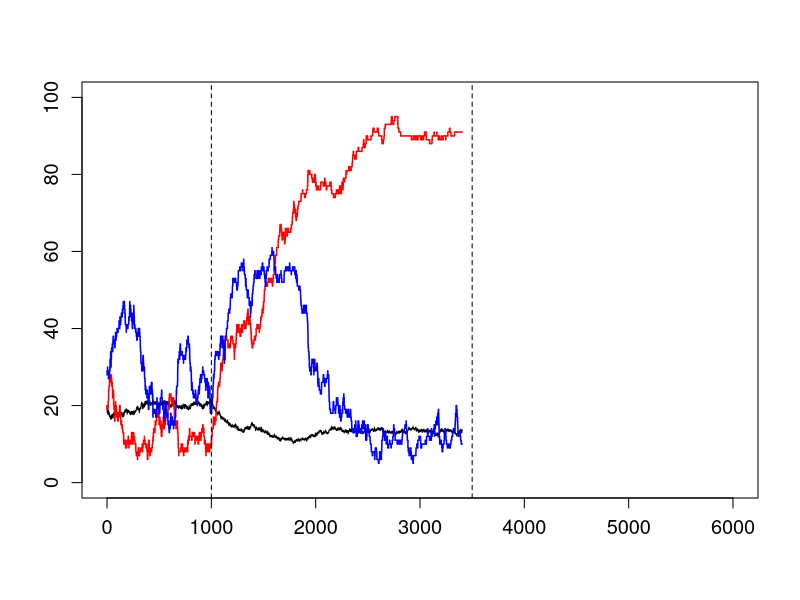

Source code (R): (Note: a time limit stopped this script after it produced the figure.)
#-------------------------------------------------------------#
#                  Neural Network Decison Model               #
#                        Marcin Penconek                      #
#-------------------------------------------------------------#


# Model for SAT Analysis with Firing Rate Threshold

# model with random inputs speed-accuracy trade-off
# density: 0.55 i 0.36
# iterations: 100000

# fixed firing 
# 0.07
# 0.006



#----------------------------------------------
# SECTION 1: Functions
#----------------------------------------------

Grouping_variable = function() {
  
  size <- n_groups*n_size + N_size
  ggroups <- c(rep(1:n_groups, each = n_size, len = n_groups*n_size), rep(n_groups + 1, len = N_size))
  groups <- matrix(0, nrow = size, ncol = n_groups + 2)
  groups[ ,1] <- ggroups
  for(i in 1:size) {
    groups[i, ggroups[i] + 1] <- 1
  }
  return(groups)
}


#----------------------------------------------
# Defining network connections


Network_definition = function() {
  
  network_connections <- matrix(FALSE, nrow = size, ncol = size)
  u <- runif(size*size, min = 0, max = 1)
  
  for(i in 1:size) {
    for(j in 1:size) {
      if((groups[i, 1] == n_groups + 1) & (groups[j, 1] == n_groups + 1)) {
        if(u[size*(i-1) + j] < N_density) {
          network_connections[i, j] <- TRUE
        }
      } else if(groups[i, 1] == groups[j, 1]) {
        if(u[size*(i-1) + j] < n_density) {
          network_connections[i, j] <- TRUE
        }
      } else {
        if(u[size*(i-1) + j] < n_to_N_density) {
          network_connections[i, j] <- TRUE
        }
      }
    }
  }
  return(network_connections)
}


#----------------------------------------------
# Initiating the network with random inputs

Network_init = function() {
  
  prob_s <- runif(size, min = 0, max = 1)
  t <- rexp(size, rate = r_default)
  s <- logical(size)
  
  for(i in 1:size) {
    if(prob_s[i] < inhibition_level) {
      s[i] <- TRUE
      t[i] <- rexp(1, rate = r_active)
    }
    else {
      s[i] <- FALSE
    }
  }
  state <- matrix(0, nrow = size, ncol = 2)
  state[ ,1] <- s
  state[ ,2] <- t
  
  return(state)
}


#-----------------------------------------------
# Defining stimulus (non-random) - n_A, n_B can be non-integer

Stimulus_definition_non_random = function() {
  
  stimulus <- c(rep(n_A, len = to_A), numeric(n_size - to_A), 
                rep(n_B, len = to_B), numeric(n_size - to_B), numeric(size - 2*n_size))
  
  return(stimulus)
}


#-----------------------------------------------
# Defining stimulus (time-random) - VERSION #4 (n_A, n_B can be non-integer)

Stimulus_definition_t_random = function(duration, input_A, input_B) {
  
  stimulus <- matrix(0, nrow = duration, ncol = size)
  
  connect_A <- rep(1, len = to_A)
  connect_B <- rep(1, len = to_B)
  
  r_A <- rpois(duration, lambda = input_A)
  r_B <- rpois(duration, lambda = input_B)
  
  for(k in 1:duration) {
    stimulus[k, ] <- c(connect_A*r_A[k], numeric(n_size - to_A), 
                       connect_B*r_B[k], numeric(n_size - to_B), numeric(size - 2*n_size))
  }
  return(stimulus)
}




#----------------------------------------
# Network evolution function

Network_evolution = function() {
  
  current_time <- 0
  current_stimulus <- numeric(size)
  stimulus_finished <- 0
  active_groups <- numeric(n_groups + 1)

  s <- state[ ,1]
  t <- state[ ,2]
  k <- 1

  simulation <- matrix(0, nrow = number_of_iterations, ncol = (1 + n_groups + 1 + 3))

  for(j in 1:number_of_iterations) {
    
    if(current_time > event_starts & current_time < event_ends) {
      current_stimulus <- stimulus[k,]
      k <- round((current_time - event_starts)/fixed_for) + 1
    }
    
    if(stimulus_finished == 0 & current_time > event_ends) {
      current_stimulus <- numeric(size)
      stimulus_finished <- 1
    }

    # Defining the neuron with the lowest t
    # Changing its state based on the activity of other neurons it is connected to
    
    current_time <- min(t)
    for(i in 1:size) if(t[i] == current_time) { Min_i <- i }
    
    for(i in 1:(n_groups + 1)) {
      active_groups[i] <- sum(s*groups[ ,i + 1])
    }
    
    simulation[j, ] <- c(current_time, active_groups, Min_i, 0, 0)

    active <- sum(s)    
    cutoff <- (active/size)^2/inhibition_level
    
    active_connections <- sum(s*network_connections[Min_i, ])
    all_connections <- sum(network_connections[Min_i, ])
    
    change_factor <- (current_stimulus[Min_i] + active_connections)/(current_stimulus[Min_i] + all_connections)
    
    if(change_factor > cutoff) {
      s[Min_i] <- 1
      t[Min_i] <- current_time + 1/r_active
    } else {
      s[Min_i] <- 0
      t[Min_i] <- current_time + rexp(1, rate = r_default)
    }
    
    simulation[j, 6] <- s[Min_i]*(Min_i <= 100)
    simulation[j, 7] <- s[Min_i]*(Min_i > 100 & Min_i <= 200)
    
  }
  return(simulation)
}

#----------------------------------------------
# Visualization
  
Activation_plot <- function(x, y1, y2, y3, decision) {
  
  #  if(decision[1] == 1) {
  #    decision_text <- c("A won: ", decision[2])
  #  } else if(decision[1] == -1) {
  #    decision_text <- c("B won: ", decision[2])
  #  } else {
  #    decision_text <- c("", "")
  #  }
  
  if(decision[1] == 0) {
    dectext <- "" 
  } else { 
    dectext <- round(decision[2], 0)
  }
  
  
  plot(x, y3, ylim = c(0,100), xlim = c(0,6000), type = "l",  
       #xlab = "Time (ms)", ylab = "% active", 
       xlab = "", ylab = "", 
       main = "a                                                                                                                                     ", 
       cex.main = 1.5, cex.axis = 1.2)
  lines(x, y1, type = "l", col = "red", lwd=1.5)
  lines(x, y2, type = "l", col = "blue", lwd=1.5)
  legend(decision[2]-200, 105, legend = dectext, cex = 1.2, bty="n")
  if(decision[1] != 0) {abline(v = decision[2])}
  if(n_A + n_B >0) {
    abline(v = event_starts, lwd=1, lty=2)
    abline(v = event_ends, lwd=1, lty=2)
  } else {
      legend(200, 100, legend = c("A", "B"), cex = 1.5, lwd=c(3,3), col=c("red","blue"), bty = "n")
    }
}



Freq_Analysis <- function(beg_index, end_index) {
  
  A_count <- sum(simulation[beg_index:end_index, 6])
  B_count <- sum(simulation[beg_index:end_index, 7])
  time_bin <- (simulation[end_index, 1] - simulation[beg_index, 1])/1000
  
  return(c((A_count/100)/time_bin, (B_count/100)/time_bin, time_bin))
}


Which_wins_when <- function(bound) {
  
  bound_level <- 0
  bound_time <- 0
  pool_A <- 0
  pool_B <- 0
  which_wins <- 0
  
  i <- 1
  while(simulation[i, 1] < event_starts + 30) {
    i <- i + 1
  }
  freq <- Freq_Analysis(i - updates_per_30ms, i)
  
  while(max(freq[1], freq[2]) < bound & i + freq_step < number_of_iterations) {
    i <- i + freq_step
    freq <- Freq_Analysis(i - updates_per_30ms, i)
  }
  
  if(i + freq_step + 1 < number_of_iterations) { 
    bound_level <- max(freq[1], freq[2])
    bound_time <- simulation[i, 1]
    pool_A <- freq[1]
    pool_B <- freq[2]
    which_wins <- sign(freq[1] - freq[2])
  }
  
  return(c(bound_level, bound_time, pool_A, pool_B, which_wins))
}



#----------------------------------------------
# SECTION 2.PARAMETERS
#----------------------------------------------

# Network Parameters

N_size <- 800
n_groups <- 2
n_size <- 100
size <- n_groups*n_size + N_size

n_density <- 0.55
n_to_N_density <- 0.36
N_density <- 0.36


#----------------------------------------------
# Global parameters

inhibition_level <- 0.2
r_default <- 0.006
r_active <- 0.07


#----------------------------------------------
# Simulation parameters

number_of_iterations <- 65000

to_A <- 50
to_B <- 50
fixed_for <- 30

#contrast levels: 4.98%, 6.39%, 8.21%, 10.54%, 13.53%
#n_A levels: 7.8735, 7.97925, 8.11575, 8.2905, 8.51475
#modified (doubled contrasts) n_A levels: 8.247, 8.4585, 8.7315, 9.081, 9.5295


lambda0 <- 15
n_A <- lambda0*(1/2+13.53/100)
n_B <- 15 - n_A

event_starts <- 1000
event_ends <- 3500

duration <- round((event_ends - event_starts)/fixed_for + 1)

#-----------------------------------
# Parameters for Frequency Analysis

updates_per_30ms <- 440
freq_step <- 145


#------------------------------------------------
# SECTION 3: Running the model
#------------------------------------------------


for(i in 1:1) {
  
  groups <- Grouping_variable()
  network_connections <- Network_definition()
  state <- Network_init()
  s <- state[ ,1]
  t <- state[, 2]
  
  stimulus <- Stimulus_definition_t_random(duration, n_A, n_B)
  simulation <- Network_evolution()

  Activation_plot(simulation[ ,1], simulation[ ,2], simulation[ ,3], simulation[ ,4]*(100/N_size), c(0,0))

}



#------------------------------------------------
# SECTION 4: Generating a sample of simulations
#------------------------------------------------


over_time_A <- 0
over_time_B <- 0

bound_50 <- 0
time_50 <- 0
poolA_50 <- 0
poolB_50 <- 0
dec_50 <- 0


dane <- data.frame(N_size, n_groups, n_size, n_density, n_to_N_density, N_density, 
          inhibition_level, r_default, r_active, number_of_iterations, 
          to_A, to_B, fixed_for, n_A, n_B, over_time_A, over_time_B, event_starts, event_ends, 
          bound_50, time_50, poolA_50, poolB_50, dec_50)

groups <- Grouping_variable()

runs_per_contrast <- 1000
lambda0 <- 15

for(l in 1:5) {
  
  #contrast levels: 4.98%, 6.39%, 8.21%, 10.54%, 13.53%
  #n_A levels: 7.8735, 7.97925, 8.11575, 8.2905, 8.51475
  #modified (doubled contrasts) n_A levels: 8.247, 8.4585, 8.7315, 9.081, 9.5295
  #n_A levels: 9.8964, 10.1502, 10.4778, 10.8972, 11.4354
  
  if(l == 1 ) {n_A <- lambda0*(1/2+4.98/100)}
  if(l == 2 ) {n_A <- lambda0*(1/2+6.39/100)}
  if(l == 3 ) {n_A <- lambda0*(1/2+8.21/100)}
  if(l == 4 ) {n_A <- lambda0*(1/2+10.54/100)}
  if(l == 5 ) {n_A <- lambda0*(1/2+13.53/100)}
  
  n_B <- lambda0 - n_A
  print("Next level started")
  
  for(i in 1:runs_per_contrast) {
  
    inhibition_level <- runif(1, min = 0.1, max = 0.2)

    network_connections <- Network_definition()
    state <- Network_init()
    s <- state[ ,1]
    t <- state[, 2]
    
    stimulus <- Stimulus_definition_t_random(duration, n_A, n_B)
    
    over_time_A <- mean(stimulus[ ,1:100])
    over_time_B <- mean(stimulus[ ,101:200])
    
    simulation <- Network_evolution()

    win_50 <- Which_wins_when(50)

    dane[i + (l-1)*runs_per_contrast, ] <- c(N_size, n_groups, n_size, n_density, n_to_N_density, N_density, 
                   inhibition_level, r_default, r_active, number_of_iterations,
                   to_A, to_B, fixed_for, n_A, n_B, over_time_A, over_time_B, event_starts, event_ends, 
                   win_50)
    
  } 
}


write.csv2(dane,'SAT_with_inhibition_6.csv')




View(dane)
getwd() 

#-----------------------------------------------
